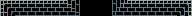

This game map was drawn from its Tiled (.tmx) file and the tilesets committed beside it. A one-line description and the full map source follow:
An orthogonal 12x1 tile map with 16x16 px tiles, 1 tile layer (walls).

<map version="1.4" tiledversion="1.4.1" orientation="orthogonal" renderorder="right-down" width="12" height="1" tilewidth="16" tileheight="16" infinite="0" nextlayerid="2" nextobjectid="1">
 <tileset firstgid="1" name="tiles" tilewidth="16" tileheight="16" tilecount="25" columns="5">
  <image source="../../images/tilesets/tiles.png" width="80" height="80" />
 </tileset>
 <layer id="1" name="walls" width="12" height="1">
  <data encoding="csv">
4,12,12,12,13,0,0,11,12,12,12,5
</data>
 </layer>
</map>
